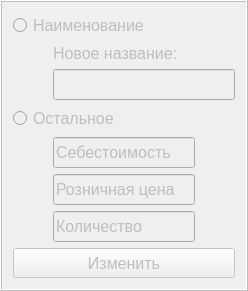
                <widget class="QFrame" name="frame">
                 <property name="enabled">
                  <bool>false</bool>
                 </property>
                 <property name="frameShape">
                  <enum>QFrame::Box</enum>
                 </property>
                 <property name="frameShadow">
                  <enum>QFrame::Raised</enum>
                 </property>
                 <property name="lineWidth">
                  <number>1</number>
                 </property>
                 <property name="midLineWidth">
                  <number>0</number>
                 </property>
                 <layout class="QVBoxLayout" name="verticalLayout_12">
                  <item>
                   <layout class="QVBoxLayout" name="verticalLayout_11">
                    <item>
                     <widget class="QRadioButton" name="radioButton">
                      <property name="font">
                       <font>
                        <pointsize>12</pointsize>
                       </font>
                      </property>
                      <property name="text">
                       <string>Наименование</string>
                      </property>
                     </widget>
                    </item>
                    <item>
                     <layout class="QHBoxLayout" name="horizontalLayout_16">
                      <item>
                       <spacer name="horizontalSpacer_17">
                        <property name="orientation">
                         <enum>Qt::Horizontal</enum>
                        </property>
                        <property name="sizeType">
                         <enum>QSizePolicy::Fixed</enum>
                        </property>
                        <property name="sizeHint" stdset="0">
                         <size>
                          <width>40</width>
                          <height>20</height>
                         </size>
                        </property>
                       </spacer>
                      </item>
                      <item>
                       <layout class="QVBoxLayout" name="verticalLayout_10">
                        <item>
                         <widget class="QLabel" name="label_2">
                          <property name="font">
                           <font>
                            <pointsize>12</pointsize>
                           </font>
                          </property>
                          <property name="text">
                           <string>Новое название:</string>
                          </property>
                         </widget>
                        </item>
                        <item>
                         <widget class="QLineEdit" name="lineEdit">
                          <property name="minimumSize">
                           <size>
                            <width>0</width>
                            <height>31</height>
                           </size>
                          </property>
                          <property name="font">
                           <font>
                            <pointsize>12</pointsize>
                           </font>
                          </property>
                         </widget>
                        </item>
                       </layout>
                      </item>
                     </layout>
                    </item>
                    <item>
                     <widget class="QRadioButton" name="radioButton_2">
                      <property name="font">
                       <font>
                        <pointsize>12</pointsize>
                       </font>
                      </property>
                      <property name="text">
                       <string>Остальное</string>
                      </property>
                      <property name="iconSize">
                       <size>
                        <width>20</width>
                        <height>20</height>
                       </size>
                      </property>
                     </widget>
                    </item>
                    <item>
                     <layout class="QHBoxLayout" name="horizontalLayout_17">
                      <item>
                       <spacer name="horizontalSpacer_18">
                        <property name="orientation">
                         <enum>Qt::Horizontal</enum>
                        </property>
                        <property name="sizeType">
                         <enum>QSizePolicy::Fixed</enum>
                        </property>
                        <property name="sizeHint" stdset="0">
                         <size>
                          <width>40</width>
                          <height>20</height>
                         </size>
                        </property>
                       </spacer>
                      </item>
                      <item>
                       <layout class="QVBoxLayout" name="verticalLayout_9">
                        <item>
                         <layout class="QHBoxLayout" name="horizontalLayout_13">
                          <item>
                           <widget class="QLineEdit" name="lineEdit_2">
                            <property name="minimumSize">
                             <size>
                              <width>0</width>
                              <height>31</height>
                             </size>
                            </property>
                            <property name="font">
                             <font>
                              <pointsize>12</pointsize>
                             </font>
                            </property>
                            <property name="text">
                             <string>Себестоимость</string>
                            </property>
                           </widget>
                          </item>
                          <item>
                           <spacer name="horizontalSpacer_13">
                            <property name="orientation">
                             <enum>Qt::Horizontal</enum>
                            </property>
                            <property name="sizeHint" stdset="0">
                             <size>
                              <width>40</width>
                              <height>20</height>
                             </size>
                            </property>
                           </spacer>
                          </item>
                         </layout>
                        </item>
                        <item>
                         <layout class="QHBoxLayout" name="horizontalLayout_14">
                          <item>
                           <widget class="QLineEdit" name="lineEdit_4">
                            <property name="minimumSize">
                             <size>
                              <width>0</width>
                              <height>31</height>
                             </size>
                            </property>
                            <property name="font">
                             <font>
                              <pointsize>12</pointsize>
                             </font>
                            </property>
                            <property name="text">
                             <string>Розничная цена</string>
                            </property>
                           </widget>
                          </item>
                          <item>
                           <spacer name="horizontalSpacer_14">
                            <property name="orientation">
                             <enum>Qt::Horizontal</enum>
                            </property>
                            <property name="sizeHint" stdset="0">
                             <size>
                              <width>40</width>
                              <height>20</height>
                             </size>
                            </property>
                           </spacer>
                          </item>
                         </layout>
                        </item>
                        <item>
                         <layout class="QHBoxLayout" name="horizontalLayout_15">
                          <item>
                           <widget class="QLineEdit" name="lineEdit_3">
                            <property name="minimumSize">
                             <size>
                              <width>0</width>
                              <height>31</height>
                             </size>
                            </property>
                            <property name="font">
                             <font>
                              <pointsize>12</pointsize>
                             </font>
                            </property>
                            <property name="text">
                             <string>Количество</string>
                            </property>
                           </widget>
                          </item>
                          <item>
                           <spacer name="horizontalSpacer_16">
                            <property name="orientation">
                             <enum>Qt::Horizontal</enum>
                            </property>
                            <property name="sizeHint" stdset="0">
                             <size>
                              <width>40</width>
                              <height>20</height>
                             </size>
                            </property>
                           </spacer>
                          </item>
                         </layout>
                        </item>
                       </layout>
                      </item>
                     </layout>
                    </item>
                   </layout>
                  </item>
                  <item>
                   <widget class="QPushButton" name="pushButton_5">
                    <property name="minimumSize">
                     <size>
                      <width>0</width>
                      <height>30</height>
                     </size>
                    </property>
                    <property name="font">
                     <font>
                      <pointsize>12</pointsize>
                     </font>
                    </property>
                    <property name="text">
                     <string>Изменить</string>
                    </property>
                    <property name="icon">
                     <iconset resource="icons.qrc">
                      <normaloff>:/new/prefix1/icons/Circle-icons-compose.svg.png</normaloff>:/new/prefix1/icons/Circle-icons-compose.svg.png</iconset>
                    </property>
                    <property name="iconSize">
                     <size>
                      <width>28</width>
                      <height>28</height>
                     </size>
                    </property>
                   </widget>
                  </item>
                 </layout>
                </widget>
